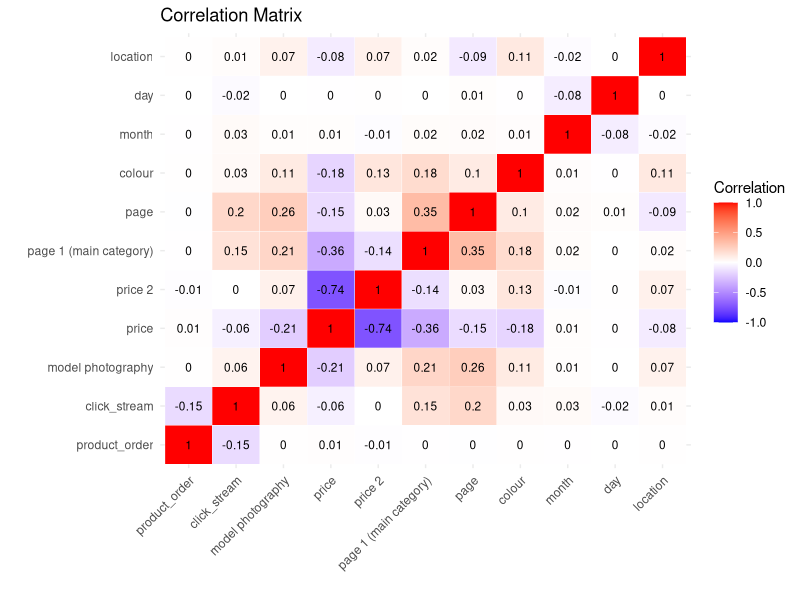
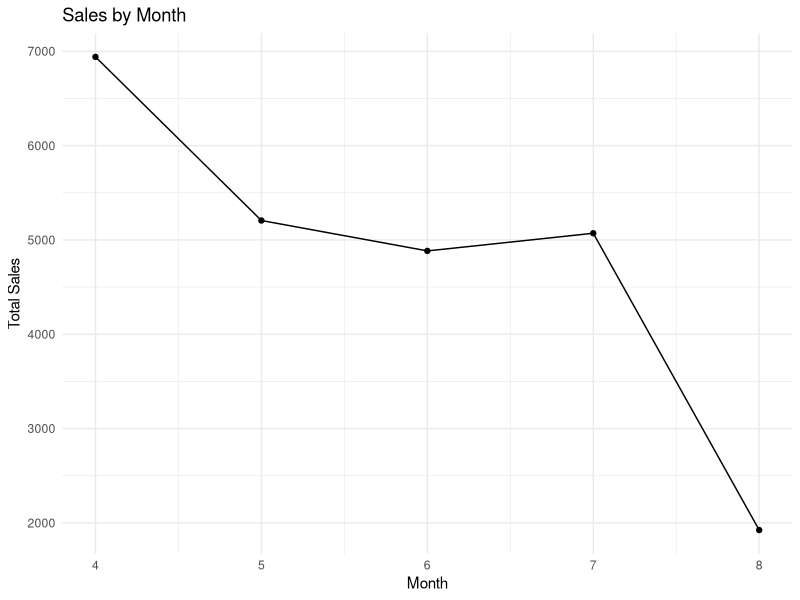
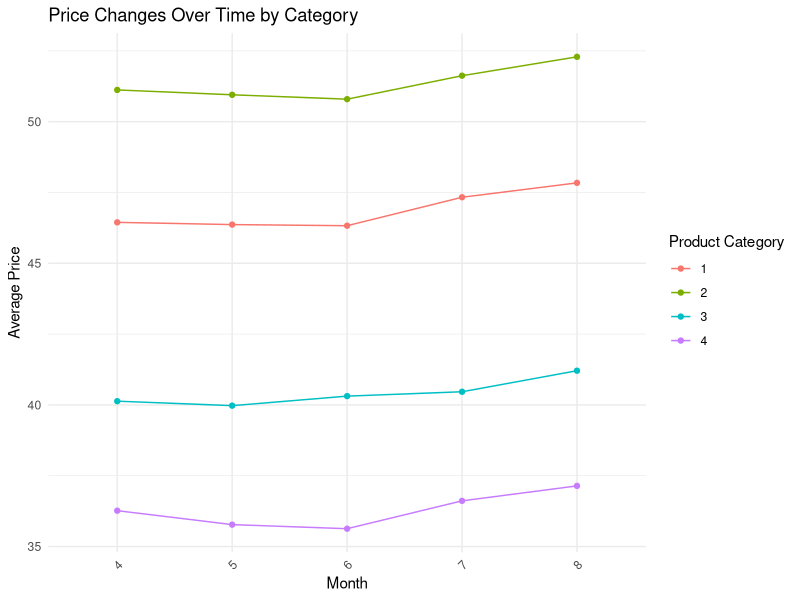
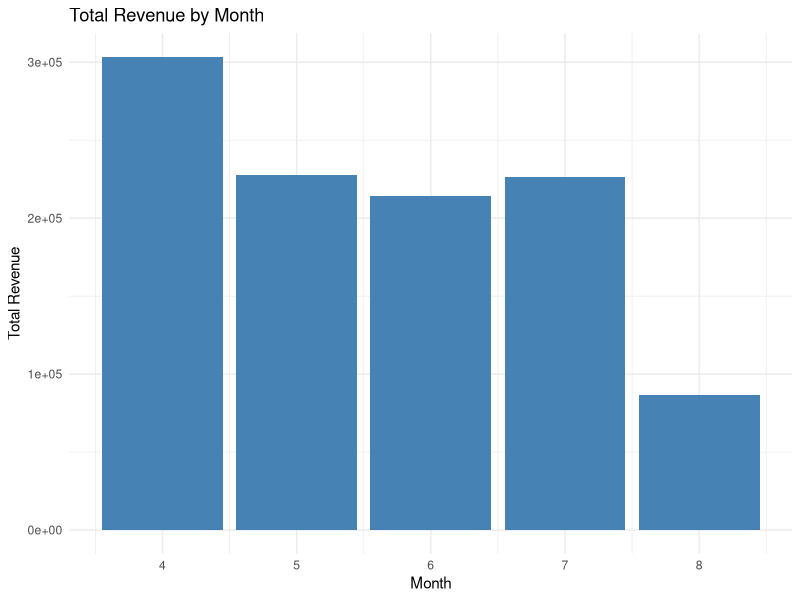

The R script that drew these images, in order:
## ---- chunk 1
# Load required libraries
library(readxl)
library(dplyr)
library(tidyr)

# Read the Excel file
excel_content <- read_excel("e-shop clothing 2008.xlsx")

# Split the first row to create all column names
all_columns <- strsplit(colnames(excel_content), ";")[[1]]

# Split the data by  semicolon (;) delimiter
df <- excel_content %>%
  separate(col = colnames(excel_content)[1],
           into = all_columns,
           sep = ";", fill = 'right')

# Drop unnecessary columns
df <- df %>% select(-`page 2 (clothing model)`, -year)

# Rename columns
colnames(df)[colnames(df) == "order(sells)"] <- "click_stream"
colnames(df)[colnames(df) == "session ID"] <- "session_ID"

# Add a new column 'product_order'
df <- df %>%
  group_by(session_ID) %>%
  mutate(product_order = ifelse(click_stream == max(click_stream), 1, 0)) %>%
  ungroup()

# Convert all numeric columns to integers
df <- df %>%
  mutate(across(c("click_stream", "model photography", "price", "price 2", "month", "day"), as.numeric)) %>%
  mutate(across(c("page 1 (main category)", "page", "colour", "location"), ~as.numeric(as.factor(.))))

# Display the updated dataframe
print(head(df))

## ---- chunk 2
# Load necessary libraries
library(reshape2)
library(ggplot2)

# Select relevant columns for correlation
correlation_columns <- df %>%
  select(product_order, click_stream, `model photography`, price, `price 2`, `page 1 (main category)`, page, colour, month, day, location)

# Calculate the correlation matrix
cor_matrix <- cor(correlation_columns, use = "complete.obs")

# Convert the correlation matrix to long format
cor_long <- melt(cor_matrix)

# Plot the correlation matrix using ggplot2
ggplot(cor_long, aes(x = Var1, y = Var2, fill = value)) +
  geom_tile(color = "white") +
  scale_fill_gradient2(low = "blue", mid = "white", high = "red", 
                       midpoint = 0, limits = c(-1, 1), 
                       guide = guide_colorbar(title = "Correlation")) +
  labs(title = "Correlation Matrix", x = "", y = "") +
  theme_minimal() +
  theme(axis.text.x = element_text(angle = 45, hjust = 1)) +
  geom_text(aes(label = round(value, 2)), color = "black", size = 3)

## ---- chunk 3
# Load necessary libraries
library(ggplot2)

# Convert date columns to date format if needed
df <- df %>%
  mutate(month = as.numeric(month), day = as.numeric(day))

# Summarize product_sold by month with .groups = "drop"
monthly_sales <- df %>%
  group_by(month) %>%
  summarize(total_sales = sum(product_order), .groups = "drop")

# Scatter plot of Sales by Month
ggplot(monthly_sales, aes(x = month, y = total_sales)) +
  geom_point() +
  geom_line() +
  labs(title = "Sales by Month",
       x = "Month",
       y = "Total Sales") +
  theme_minimal()
## ---- chunk 4
library(dplyr)
library(ggplot2)

# Summarize average price by month and category
price_changes <- df %>%
  group_by(month, `page 1 (main category)`) %>%
  summarize(avg_price = mean(price, na.rm = TRUE), .groups = "drop")

# Create a line plot of average prices by category and month
ggplot(price_changes, aes(x = factor(month), y = avg_price, color = factor(`page 1 (main category)`), group = `page 1 (main category)`)) +
  geom_line() +
  geom_point() +
  labs(title = "Price Changes Over Time by Category",
       x = "Month",
       y = "Average Price",
       color = "Product Category") +
  theme_minimal() +
  theme(axis.text.x = element_text(angle = 45, hjust = 1))

## ---- chunk 5
# Create a new column "Revenue"
df <- df %>%
  mutate(Revenue = price * product_order)

# Summarize Revenue by month
monthly_revenue <- df %>%
  group_by(month) %>%
  summarize(total_revenue = sum(Revenue))

# Visualize sum of Revenue by month
ggplot(monthly_revenue, aes(x = month, y = total_revenue)) +
  geom_bar(stat = "identity", fill = "steelblue") +
  labs(title = "Total Revenue by Month",
       x = "Month",
       y = "Total Revenue") +
  theme_minimal()

